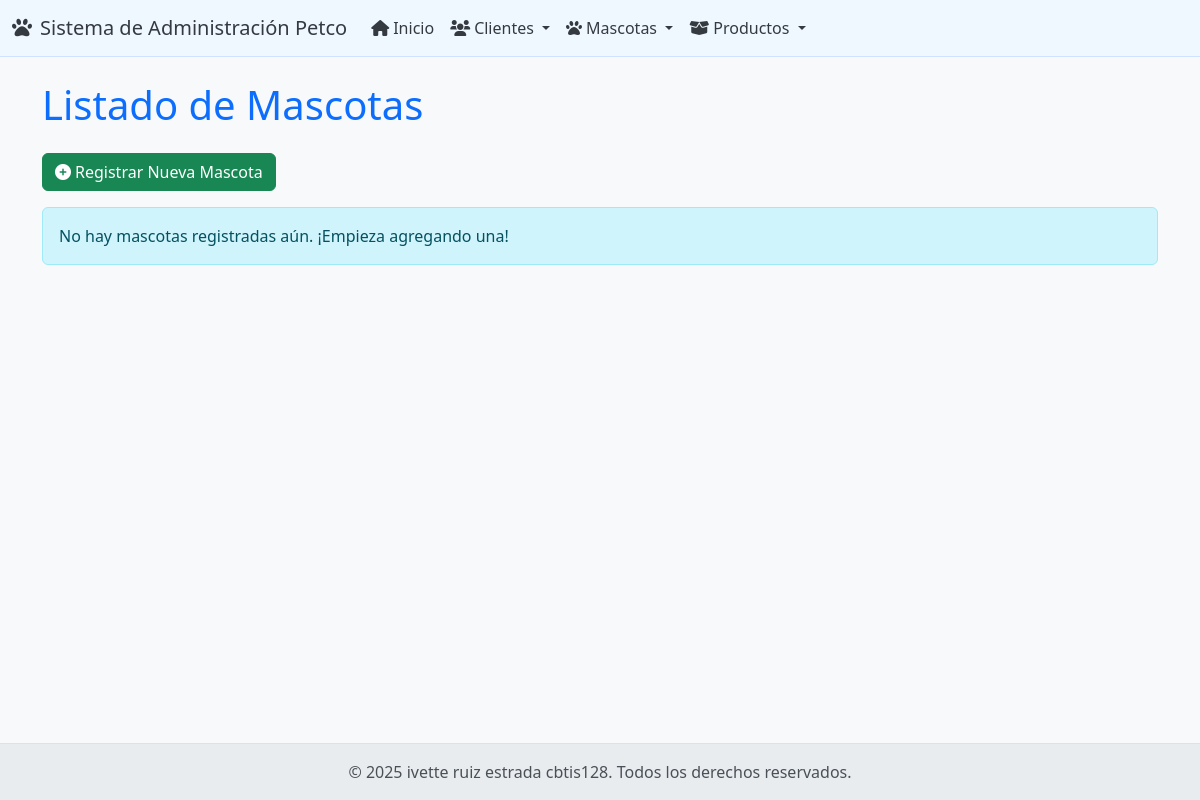
Page /mascotas/ on the earlier database version.
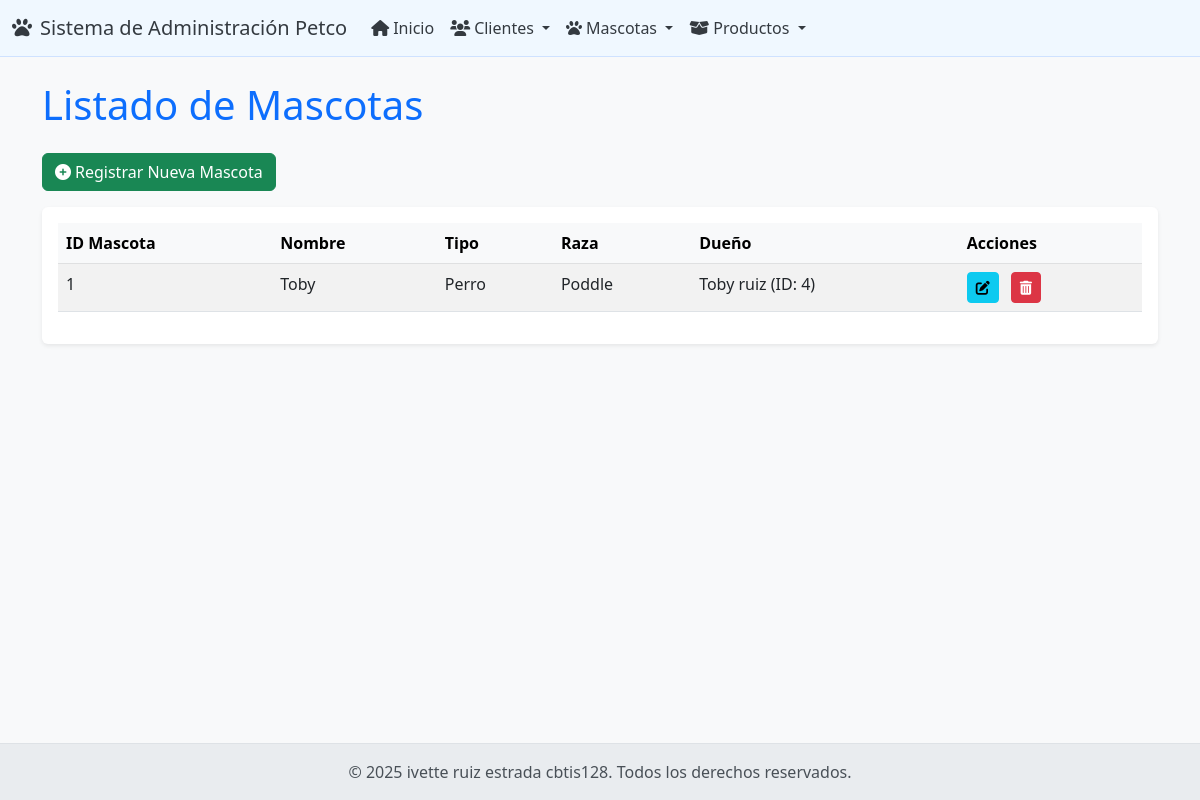
Same page on the later database version.
### app_Petco/models.py (models this page shows, shortened)
class Mascota(models.Model):
    mascota_id = models.AutoField(primary_key=True)
    nombre = models.CharField(max_length=50)
    tipo = models.CharField(max_length=50) # Ej: Perro, Gato, Ave
    raza = models.CharField(max_length=50, blank=True, null=True) # Ej: Labrador, Siamés. Lo cambio a CharField.
    cliente = models.ForeignKey(Cliente, on_delete=models.CASCADE, related_name='mascotas')

class Cliente(models.Model):
    cliente_id = models.AutoField(primary_key=True)
    nombre = models.CharField(max_length=100)
    apellido = models.CharField(max_length=100)
    email = models.EmailField(max_length=100, unique=True)
    telefono = models.CharField(max_length=20, blank=True, null=True)
    direccion = models.CharField(max_length=255, blank=True, null=True)

### app_Petco/views.py (the view)
# urls.py: path('mascotas/', views.ver_mascotas, name='ver_mascotas'),
def ver_mascotas(request):
    mascotas = Mascota.objects.select_related('cliente').all().order_by('nombre')
    context = {'mascotas': mascotas}
    return render(request, 'mascota/ver_mascotas.html', context)

### app_Petco/templates/mascota/ver_mascotas.html (shortened to what this page needs)
{% extends 'base.html' %}
{% block contenido %}
    <h1 class="mb-4 text-primary">Listado de Mascotas</h1>
    <a href="{% url 'agregar_mascota' %}" class="btn btn-success mb-3"><i class="fas fa-plus-circle me-1"></i>Registrar Nueva Mascota</a>
    {% if mascotas %}
        <div class="table-responsive bg-white p-3 rounded shadow-sm">
            <table class="table table-striped table-hover">
                <thead class="table-light">
                    <tr>
                        <th>ID Mascota</th>
                        <th>Nombre</th>
                        <th>Tipo</th>
                        <th>Raza</th>
                        <th>Dueño</th>
                        <th>Acciones</th>
                    </tr>
                </thead>
                <tbody>
                    {% for mascota in mascotas %}
                        <tr>
                            <td>{{ mascota.mascota_id }}</td>
                            <td>{{ mascota.nombre }}</td>
                            <td>{{ mascota.tipo }}</td>
                            <td>{{ mascota.raza|default_if_none:"N/A" }}</td>
                            <td>{{ mascota.cliente.nombre }} {{ mascota.cliente.apellido }} (ID: {{ mascota.cliente.cliente_id }})</td>
                            <td>
                                <a href="{% url 'actualizar_mascota' mascota.mascota_id %}" class="btn btn-sm btn-info me-2" title="Editar"><i class="fas fa-edit"></i></a>
                                <a href="{% url 'borrar_mascota' mascota.mascota_id %}" class="btn btn-sm btn-danger" title="Eliminar"><i class="fas fa-trash-alt"></i></a>
                            </td>
                        </tr>
                    {% endfor %}
                </tbody>
            </table>
        </div>
    {% else %}
        <div class="alert alert-info" role="alert">
            No hay mascotas registradas aún. ¡Empieza agregando una!
        </div>
    {% endif %}
{% endblock %}

### app_Petco/templates/base.html (shortened to what this page needs)
<!DOCTYPE html>
<html lang="es">
<head>
    <link href="https://cdn.jsdelivr.net/npm/bootstrap@5.3.0/dist/css/bootstrap.min.css" rel="stylesheet">
    <link rel="stylesheet" href="https://cdnjs.cloudflare.com/ajax/libs/font-awesome/6.0.0-beta3/css/all.min.css">
</head>
<body>
    {% include 'navbar.html' %}
    <div class="container content mt-4">
        {% block contenido %}
        {% endblock %}
    </div>
    {% include 'footer.html' %}
</body>
</html>

### app_Petco/templates/navbar.html (shortened to what this page needs)
<nav class="navbar navbar-expand-lg navbar-light">
    <div class="container-fluid">
        <a class="navbar-brand" href="{% url 'inicio_petco' %}">
            <i class="fas fa-paw me-2"></i>Sistema de Administración Petco
        </a>
        <div class="collapse navbar-collapse" id="navbarNav">
            <ul class="navbar-nav me-auto mb-2 mb-lg-0">
                <li class="nav-item">
                    <a class="nav-link active" aria-current="page" href="{% url 'inicio_petco' %}"><i class="fas fa-home me-1"></i>Inicio</a>
                </li>
                <li class="nav-item dropdown">
                    <a class="nav-link dropdown-toggle" href="#" id="navbarClientes" role="button" data-bs-toggle="dropdown" aria-expanded="false">
                        <i class="fas fa-users me-1"></i>Clientes
                    </a>
                </li>
                <li class="nav-item dropdown">
                    <a class="nav-link dropdown-toggle" href="#" id="navbarMascotas" role="button" data-bs-toggle="dropdown" aria-expanded="false">
                        <i class="fas fa-paw me-1"></i>Mascotas
                    </a>
                </li>
                <li class="nav-item dropdown">
                    <a class="nav-link dropdown-toggle" href="#" id="navbarProductos" role="button" data-bs-toggle="dropdown" aria-expanded="false">
                        <i class="fas fa-box-open me-1"></i>Productos
                    </a>
                </li>
            </ul>
        </div>
    </div>
</nav>

### app_Petco/templates/footer.html (shortened to what this page needs)
<footer>
    <div class="container">
        <p class="mb-0">
            &copy; <span id="currentYear"></span> ivette ruiz estrada cbtis128. Todos los derechos reservados.
        </p>
    </div>
</footer>

### app_Petco/templates/base.html (style rules this page uses)
body { display: flex; flex-direction: column; min-height: 100vh; background-color: #f8f9fa; }
.content { flex: 1; }
footer { background-color: #e9ecef; color: #495057; padding: 1rem 0; text-align: center; margin-top: auto; border-top: 1px solid #dee2e6; }
.navbar { background-color: #f0f8ff !important; border-bottom: 1px solid #cfe2ff; }
.navbar-brand, .nav-link { color: #343a40 !important; }

Differences in the rows shown:
added Mascota: mascota_id "1", nombre "Toby", tipo "Perro", raza "Poddle", cliente.nombre "Toby", cliente.apellido "ruiz", cliente.cliente_id "4"
Other differences:
text no longer shown: "No hay mascotas registradas aún. ¡Empieza agregando una!"
text now shown: "ID Mascota Nombre Tipo Raza Dueño Acciones"
